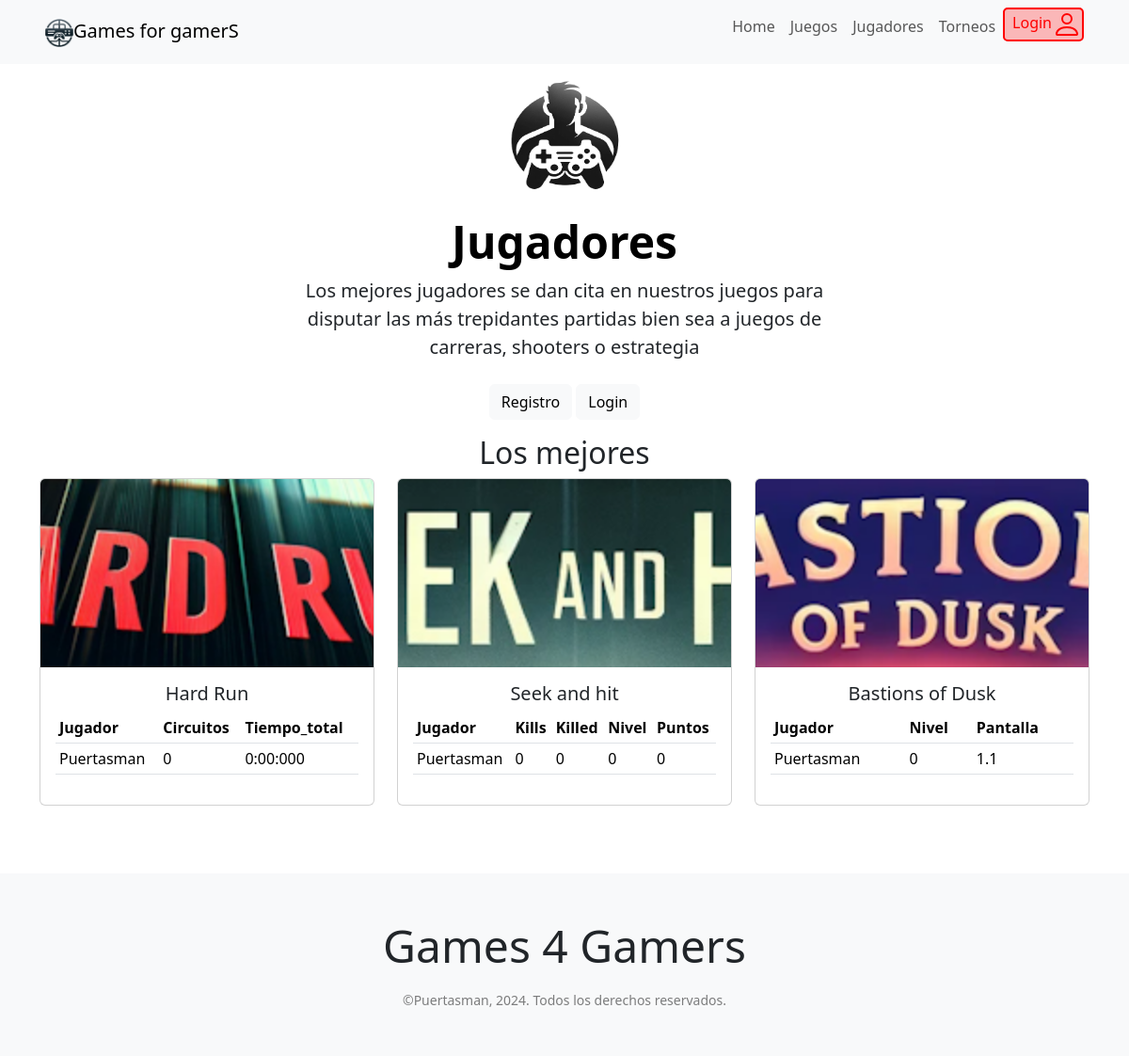
/jugadores/, run on the app's committed database.
### juegos/models.py (models this page shows, shortened)
class Juego(models.Model):
    nombre = models.CharField(max_length=100)
    nombre_corto = models.CharField(max_length=100,default='empty')
    descripcion = models.TextField()
    fecha_de_lanzamiento = models.DateField()
    genero = models.CharField(max_length=50)
    imagen = models.CharField(max_length=255, default='img/juegos/default_game.png', null=True, blank=True)

### jugadores/models.py (models this page shows, shortened)
class Participaciones(models.Model):
    jugador = models.ForeignKey(Jugadores, on_delete=models.CASCADE)
    juego = models.ForeignKey(Juego, on_delete=models.CASCADE)
    detalles = models.JSONField(null=True, blank=True)
    class Meta:
        verbose_name_plural = "Participaciones"

class Jugadores(models.Model):
    NIVEL_OPCIONES = [
        ('AMATEUR', 'Amateur'),
        ('NORMAL', 'Normal'),
        ('EXPERT', 'Expert'),
    ]
    nombre = models.OneToOneField(settings.AUTH_USER_MODEL, on_delete=models.CASCADE)
    nivel = models.CharField(max_length=7, choices=NIVEL_OPCIONES, default='AMATEUR')
    class Meta:
        verbose_name_plural = "Jugadores"

### jugadores/views.py (the view)
# urls.py: path('jugadores/', jugadores_principal, name="jugadores_principal"),
def jugadores_principal(request):
    juegos = Juego.objects.all()
    mejores_por_juego = {}
    for juego in juegos:
        participaciones = None
        if juego.id == 1: # Hard Run
            try:
                participaciones = Participaciones.objects.filter(juego=juego).order_by('detalles__tiempo_total')[:3]
            except Exception as e:
                print(f"Error ordering Hard Run: {e}")
                participaciones = Participaciones.objects.filter(juego=juego)[:3]
        elif juego.id == 2: # Seek and hit
            try:
                participaciones = Participaciones.objects.filter(juego=juego).order_by('-detalles__puntos')[:3]
            except Exception as e:
                print(f"Error ordering Seek and hit by puntos: {e}")
                participaciones = Participaciones.objects.filter(juego=juego)[:3]
        elif juego.id == 3: # Bastions of Dusk
            try:
                participaciones = Participaciones.objects.filter(juego=juego).order_by('-detalles__pantalla')[:3]
            except Exception as e:
                print(f"Error ordering Bastions of Dusk by pantalla: {e}")
                participaciones = Participaciones.objects.filter(juego=juego)[:3]
        else: # For other games
            participaciones = Participaciones.objects.filter(juego=juego)[:3]
        mejores_por_juego[juego] = participaciones
    context = {'mejores_por_juego': mejores_por_juego}
    return render(request, 'jugadores/jugadores_principal.html', context)

### jugadores/templates/jugadores/jugadores_principal.html (shortened to what this page needs)
{% extends "base.html" %}
{% block content %}
<div class="px-4 py-2 my-2 text-center">
    {% load static %}
    <img class="d-block mx-auto mb-4" src="{% static 'img/jugadores/logo.png' %}" alt="" width="120" height="120">
    <h1 class="display-5 fw-bold text-body-emphasis">Jugadores</h1>
    <div class="col-lg-6 mx-auto">
      <p class="lead mb-4">Los mejores jugadores se dan cita en nuestros juegos para disputar las más trepidantes partidas bien sea a juegos de carreras, shooters o estrategia</p>
    </div>
    <div id="botones" class="">
        <a href="{% url 'jugadores_registro' %}"><button type="button" class="btn btn-light">Registro</button></a>
        <a href="{% url 'jugadores_login' %}"><button type="button" class="btn btn-light">Login</button></a>
    </div>
</div>
<div class="container">
    <div class="col-lg-12 mx-auto">
      <h2 class="text-center">Los mejores</h2>
    </div>
  <div class="row">
    {% for juego, participaciones_list in mejores_por_juego.items %}
      <div class="col-12 col-md-4 mb-4 d-flex align-items-stretch">
        <div class="card w-100">
          <img src="{% static juego.imagen %}" class="card-img-top" alt="Imagen de {{ juego.nombre }}" style="height: 200px; object-fit: cover;">
          <div class="card-body d-flex flex-column">
            <h5 class="card-title text-center">{{ juego.nombre }}</h5>
            {% if participaciones_list %}
              <table class="table table-sm">
                <thead>
                  <tr>
                    <th scope="col">Jugador</th>
                    {% for key in participaciones_list.0.detalles.keys %}
                      <th scope="col">{{ key|capfirst }}</th>
                    {% endfor %}
                  </tr>
                </thead>
                <tbody>
                  {% for participacion in participaciones_list %}
                    <tr>
                      <td>{{ participacion.jugador.nombre.username|capfirst }}</td>
                      {% for key, value in participacion.detalles.items %}
                        <td>{{ value }}</td>
                      {% endfor %}
                    </tr>
                  {% endfor %}
                </tbody>
              </table>
            {% else %}
              <p class="text-center mt-auto">No hay participaciones registradas para este juego.</p>
            {% endif %}
          </div>
        </div>
      </div>
    {% empty %}
      <div class="col">
        <p class="text-center">No hay juegos disponibles o no se encontraron participaciones.</p>
      </div>
    {% endfor %}
  </div>
</div>
{% endblock %}

### templates/base.html (shortened to what this page needs)
<!DOCTYPE html>
<html lang="es">
<head>
    <link href="https://cdn.jsdelivr.net/npm/bootstrap@5.3.3/dist/css/bootstrap.min.css" rel="stylesheet">
</head>
<body>
    <header>
        <nav class="navbar navbar-expand-lg navbar-light bg-light px-5">
          {% load static %}
          <a class="navbar-brand" href="{% url 'home' %}"><img src="{% static 'img/generales/logo.png' %}" alt="logotipo del sitio web" width="30" height="30">Games for gamerS</a>
          <div class="collapse navbar-collapse justify-content-end" id="navbarSupportedContent">
            <ul class="navbar-nav mr-auto">
              <li class="nav-item active">
                <a class="nav-link" href="{% url 'home' %}">Home</a>
              </li>
              <li class="nav-item">
                <a class="nav-link" href="{% url 'juegos_principal' %}">Juegos</a>
              </li>
              <li class="nav-item">
                <a class="nav-link" href="{% url 'jugadores_principal' %}">Jugadores</a>
              </li>
              <li class="nav-item">
                <a class="nav-link" href="{% url 'torneos_principal' %}">Torneos</a>
              </li>
              <li>
                  {% if user.is_authenticated  %}
                  <a href="{% url 'jugador_info' user.id %}" style="text-decoration:none;"><p style="color:#00cc00; padding-left: 8px; background-color: #00cc0044; border: 2px solid #00ff00; border-radius:5px;">{{ user.username }}
                  <svg xmlns="http://www.w3.org/2000/svg" width="32" height="32" fill="#00cc00" class="bi bi-person" viewBox="0 0 16 16">
                    <path d="M8 8a3 3 0 1 0 0-6 3 3 0 0 0 0 6m2-3a2 2 0 1 1-4 0 2 2 0 0 1 4 0m4 8c0 1-1 1-1 1H3s-1 0-1-1 1-4 6-4 6 3 6 4m-1-.004c-.001-.246-.154-.986-.832-1.664C11.516 10.68 10.289 10 8 10s-3.516.68-4.168 1.332c-.678.678-.83 1.418-.832 1.664z"/>
                  </svg></p></a>
                  {% else %}
                  <a href="{% url 'jugadores_login' %}" style="color: #ff0000; text-decoration:none"><p style="color:#ff0000; padding-left: 8px; background-color: #ff000044; border: 2px solid #ff0000; border-radius:5px;">Login</p></a>
                  {% endif %}
              </li>
            </ul>
          </div>
        </nav>
    </header>
    <main>
        {% block content %}{% endblock %}
    </main>
    <footer class="bg-light py-5 mt-5">
        <div class="container text-dark text-center">
            <p class="display-5 mb-3">Games 4 Gamers</p>
            <small class="text-black-50">©Puertasman, 2024. Todos los derechos reservados.</small>
        </div>
    </footer>
</body>
</html>

### data on the page
Juego: imagen (picture), nombre "Hard Run", keys "Circuitos" "Tiempo_total"
Participaciones: jugador.nombre.username "Puertasman", detalles "0" "0:00:000"
Juego: imagen (picture), nombre "Seek and hit", keys "Kills" "Killed" "Nivel" "Puntos"
Participaciones: jugador.nombre.username "Puertasman", detalles "0" "0" "0" "0"
Juego: imagen (picture), nombre "Bastions of Dusk", keys "Nivel" "Pantalla"
Participaciones: jugador.nombre.username "Puertasman", detalles "0" "1.1"
